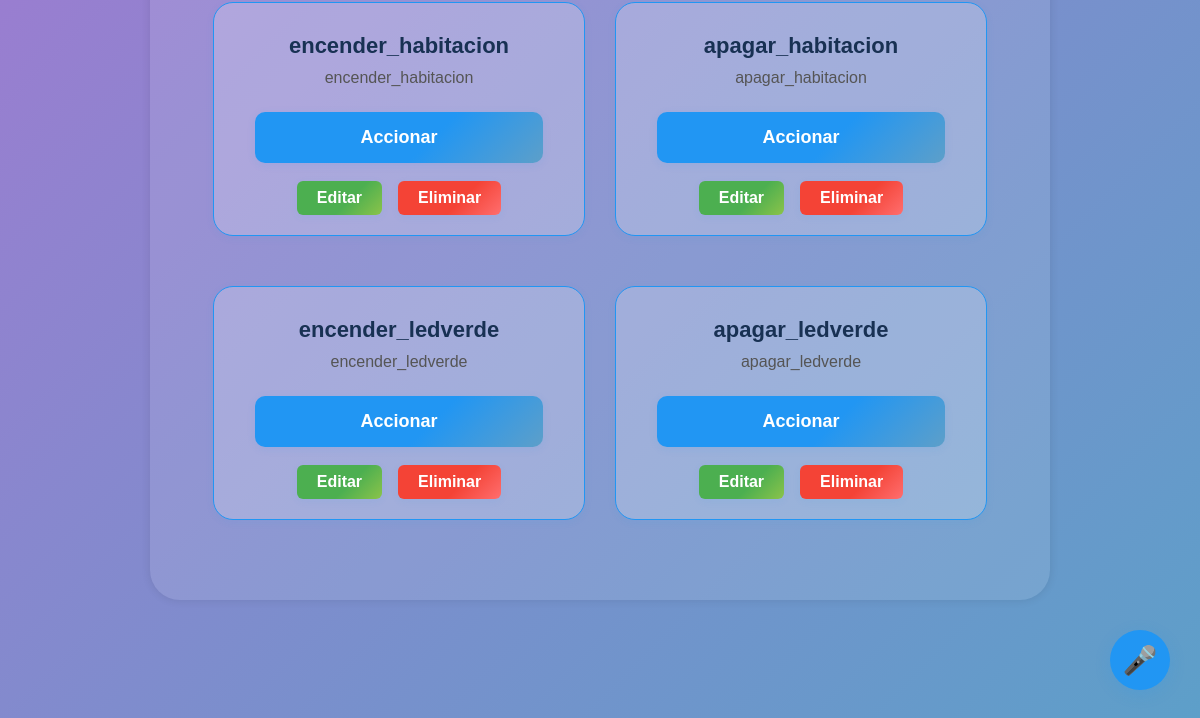
Before: /dashboard/triggers/14/ (signed in, lower part) with the older database file.
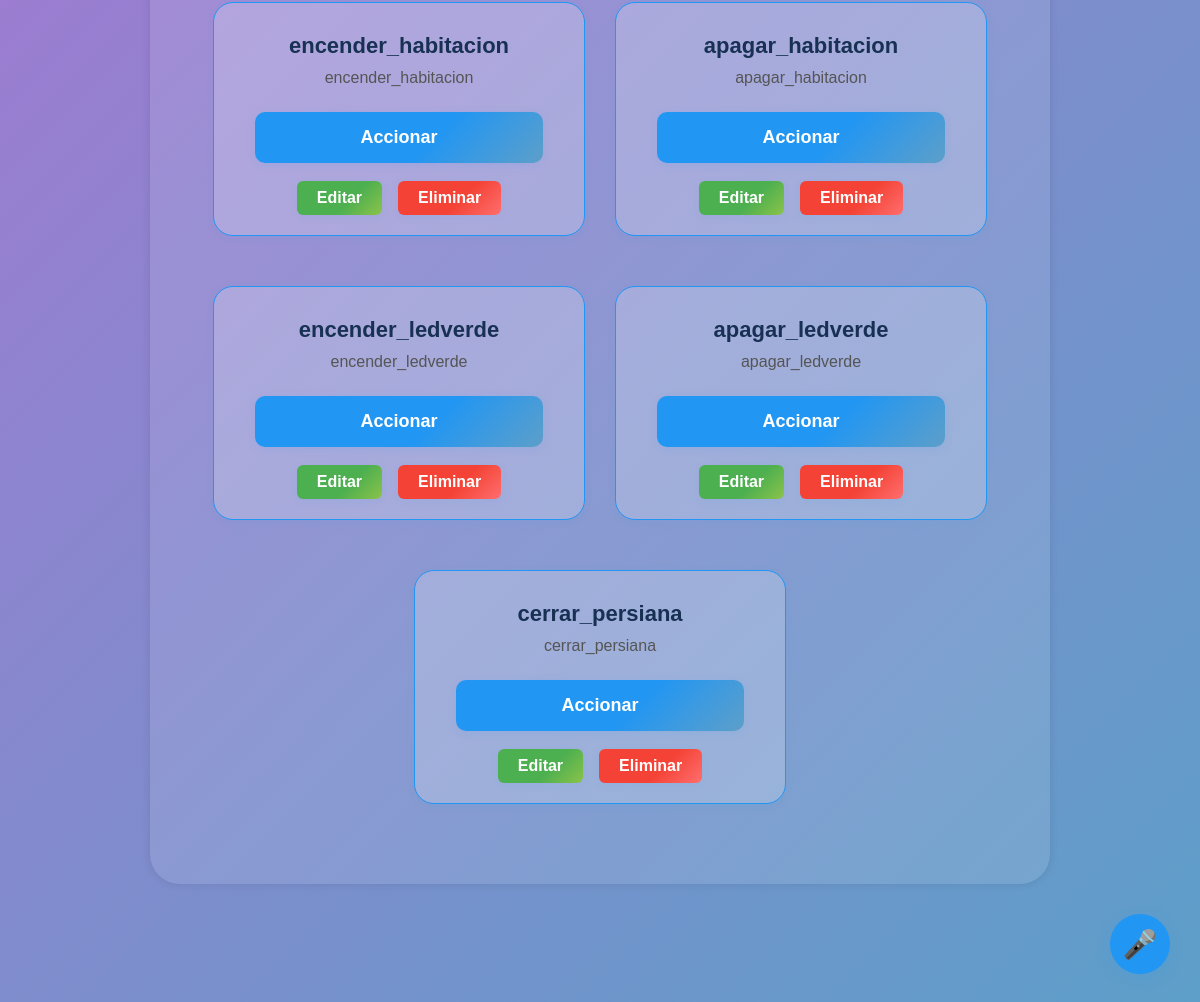
After: the same page with the newer database file.
### core/models.py (models this page shows, shortened)
class Trigger(models.Model):
    arduino = models.ForeignKey(Arduino, on_delete=models.CASCADE, related_name='triggers')
    nombre = models.CharField(max_length=100)
    contexto = models.CharField(max_length=255)

### proyectoArduino/views.py (the view)
# urls.py: path('dashboard/triggers/<int:arduino_id>/', views.triggers, name='triggers'),
@login_required
def triggers(request, arduino_id):
    try:
        arduino = Arduino.objects.get(id=arduino_id, user=request.user)
    except Arduino.DoesNotExist:
        return HttpResponseNotFound("Arduino no encontrado")
    triggers = Trigger.objects.filter(arduino=arduino)
    return render(request, 'dashboard/triggers.html', {'arduino': arduino, 'triggers': triggers})

### proyectoArduino/templates/dashboard/triggers.html (shortened to what this page needs)
<!DOCTYPE html>
<html lang="es">
<head>
</head>
<body>
    <div class="container">
        <div class="triggers-container">
            {% if triggers %}
                {% for trigger in triggers %}
                    <div class="trigger-card">
                        <div class="trigger-title">{{ trigger.nombre }}</div>
                        <div class="trigger-context">{{ trigger.contexto }}</div>
                        <button class="action-btn"
                            onclick="accionarTrigger('{{ arduino.ip }}', '{{ trigger.contexto|escapejs }}', this)">
                            Accionar
                        </button>
                        <div class="trigger-btns">
                            <button class="edit-btn"
                                onclick="openEditModal({{ trigger.id }}, '{{ trigger.nombre|escapejs }}', '{{ trigger.contexto|escapejs }}')">
                                Editar
                            </button>
                            <button class="delete-btn"
                                onclick="openDeleteModal({{ trigger.id }}, '{{ trigger.nombre|escapejs }}')">
                                Eliminar
                            </button>
                        </div>
                    </div>
                {% endfor %}
            {% else %}
                <strong>NO TIENES NINGÚN TRIGGER REGISTRADO EN ESTE ARDUINO.</strong>
            {% endif %}
        </div>
    </div>
    <button id="voice-btn" title="Control por voz"
        style="position: fixed; bottom: 30px; right: 30px; background: #2196F3; color: #fff; border: none; border-radius: 50%; width: 60px; height: 60px; font-size: 28px; box-shadow: 0 4px 16px rgba(33,150,243,0.18); cursor: pointer; z-index: 2000;">
        🎤
    </button>
</body>
</html>

Changed rows visible on the page:
added Trigger: nombre "cerrar_persiana", contexto "cerrar_persiana"
